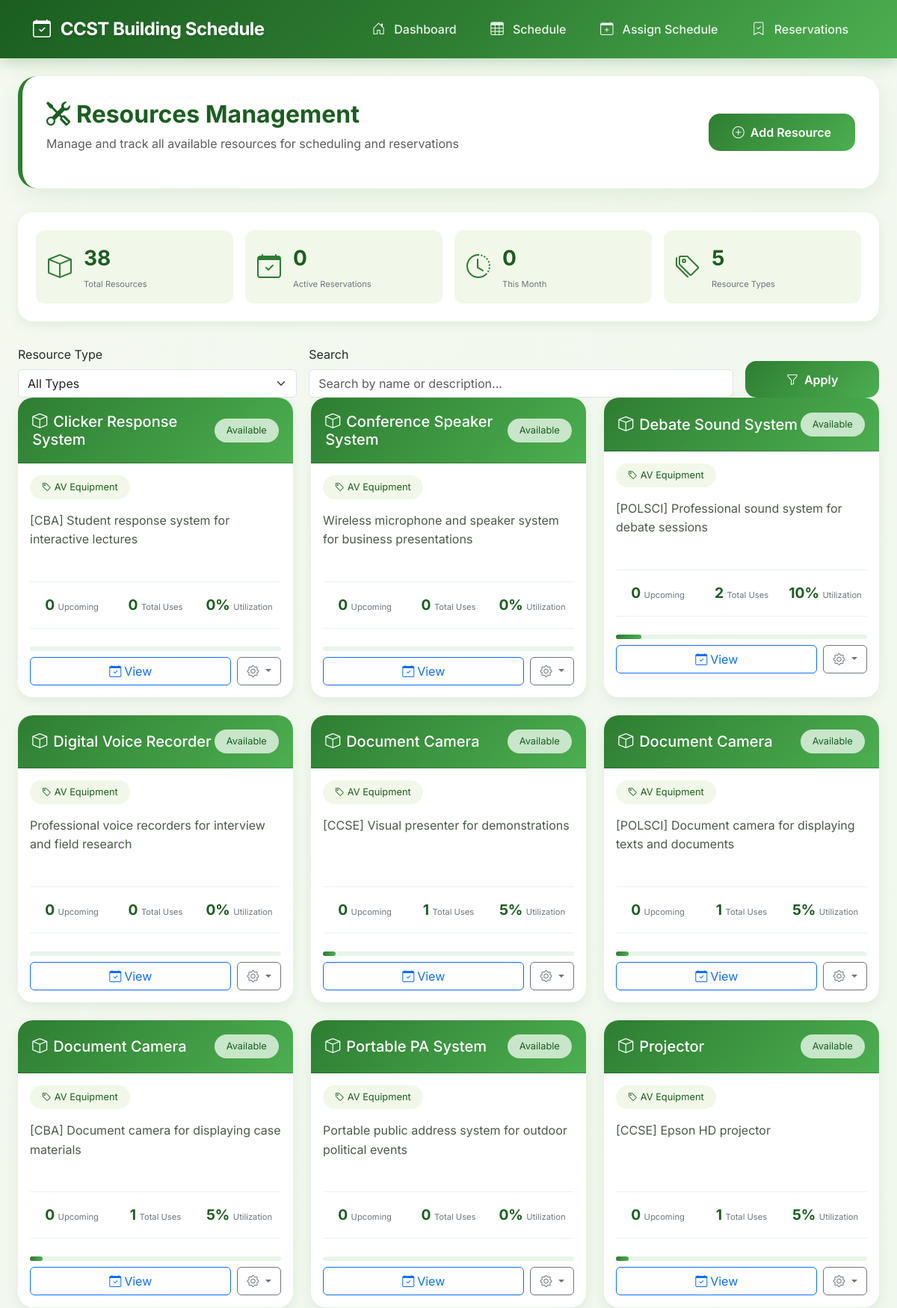
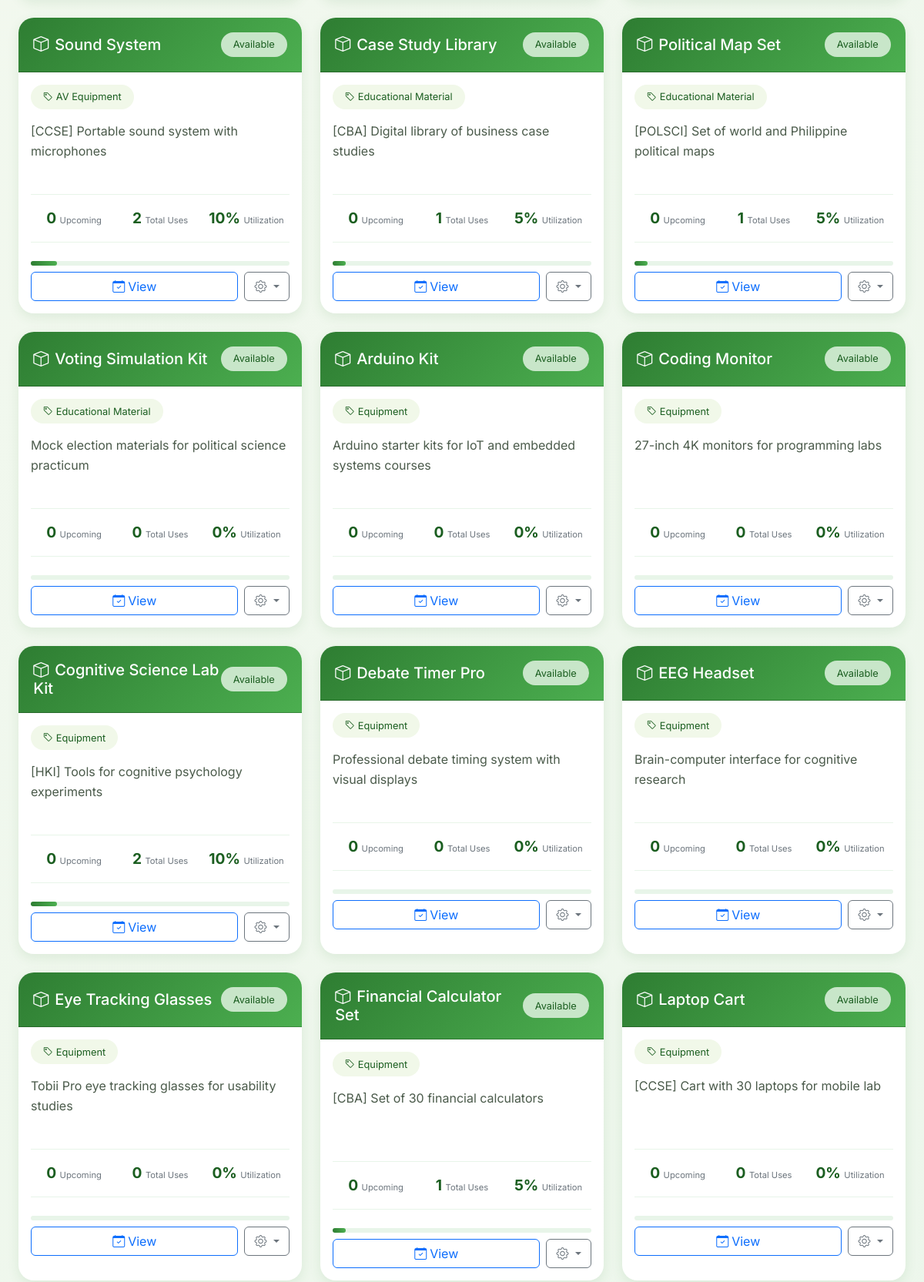
/pages/resources.php (upper part), run on the app's committed database (2 pictures, top to bottom).
### tables this page shows
CREATE TABLE `resources` (
  `resource_id` int(11) NOT NULL,
  `name` varchar(100) NOT NULL,
  `type` varchar(50) DEFAULT NULL,
  `description` text DEFAULT NULL
);

### pages/resources.php (the view, shortened to what this page needs)
<?php
require_once '../api/config.php';
$filter_search = isset($_GET['search']) ? $_GET['search'] : '';
include '../includes/header.php';
include '../includes/navbar.php';
?>
<div class="container-fluid px-4">
    <div class="page-header mt-4">
        <div class="d-flex justify-content-between align-items-center flex-wrap gap-3">
            <div>
                <h2><i class="bi bi-tools me-2"></i>Resources Management</h2>
                <p class="text-muted">Manage and track all available resources for scheduling and reservations</p>
            </div>
            <div>
                <button type="button" class="btn btn-primary-custom" data-bs-toggle="modal" data-bs-target="#addResourceModal">
                    <i class="bi bi-plus-circle me-2"></i>Add Resource
                </button>
            </div>
        </div>
    </div>
    <?php
    $total_resources = $conn->query("SELECT COUNT(*) as count FROM resources")->fetch_assoc()['count'];
    $active_reservations = $conn->query("SELECT COUNT(*) as count FROM reservations WHERE status = 'Confirmed' AND start_time > NOW()")->fetch_assoc()['count'];
    $reservations_this_month = $conn->query("SELECT COUNT(*) as count FROM reservations WHERE MONTH(start_time) = MONTH(CURDATE()) AND YEAR(start_time) = YEAR(CURDATE())")->fetch_assoc()['count'];
    ?>
    <div class="stats-overview">
        <div class="row g-3">
            <div class="col-md-3 col-sm-6">
                <div class="stat-card-mini">
                    <i class="bi bi-box"></i>
                    <div>
                        <span class="stat-value d-block fs-3"><?php echo $total_resources; ?></span>
                        <span class="stat-label">Total Resources</span>
                    </div>
                </div>
            </div>
            <div class="col-md-3 col-sm-6">
                <div class="stat-card-mini">
                    <i class="bi bi-calendar-check"></i>
                    <div>
                        <span class="stat-value d-block fs-3"><?php echo $active_reservations; ?></span>
                        <span class="stat-label">Active Reservations</span>
                    </div>
                </div>
            </div>
            <div class="col-md-3 col-sm-6">
                <div class="stat-card-mini">
                    <i class="bi bi-clock-history"></i>
                    <div>
                        <span class="stat-value d-block fs-3"><?php echo $reservations_this_month; ?></span>
                        <span class="stat-label">This Month</span>
                    </div>
                </div>
            </div>
            <div class="col-md-3 col-sm-6">
                <div class="stat-card-mini">
                    <i class="bi bi-tags"></i>
                    <div>
                        <span class="stat-value d-block fs-3"><?php echo $conn->query("SELECT COUNT(DISTINCT type) as count FROM resources")->fetch_assoc()['count']; ?></span>
                        <span class="stat-label">Resource Types</span>
                    </div>
                </div>
            </div>
        </div>
    </div>
    <div class="filter-section">
        <form method="GET" class="row g-3 align-items-end">
            <div class="col-md-4">
                <label class="form-label">Resource Type</label>
                <select name="type" class="form-select">
                    <option value="">All Types</option>
                </select>
            </div>
            <div class="col-md-6">
                <label class="form-label">Search</label>
                <input type="text" name="search" class="form-control" placeholder="Search by name or description..." value="<?php echo htmlspecialchars($filter_search); ?>">
            </div>
            <div class="col-md-2">
                <button type="submit" class="btn btn-primary-custom w-100">
                    <i class="bi bi-funnel me-2"></i>Apply
                </button>
            </div>
        </form>
    </div>
    <div class="row g-4">
        <?php
        $query = "SELECT r.*,
                  (SELECT COUNT(*) FROM reservations WHERE resource_id = r.resource_id AND status = 'Confirmed' AND start_time > NOW()) as upcoming,
                  (SELECT COUNT(*) FROM reservations WHERE resource_id = r.resource_id AND status = 'Confirmed') as total_reservations
                  FROM resources r
                  WHERE 1=1";
        $query .= " ORDER BY r.type, r.name";
        $result = $conn->query($query);
        if ($result && $result->num_rows > 0) {
            while($resource = $result->fetch_assoc()) {
                $upcoming = $resource['upcoming'] ?? 0;
                $total_reservations = $resource['total_reservations'] ?? 0;
                $availability = 'Available';
                $availability_class = 'availability-available';
                $utilization = $total_reservations > 0 ? min(100, round(($total_reservations / 20) * 100)) : 0;
                ?>
                <div class="col-xl-4 col-lg-6 col-md-6">
                    <div class="resource-card card">
                        <div class="card-header d-flex justify-content-between align-items-center">
                            <h5 class="mb-0"><i class="bi bi-box me-2"></i><?php echo htmlspecialchars($resource['name']); ?></h5>
                            <span class="availability-badge <?php echo $availability_class; ?>"><?php echo $availability; ?></span>
                        </div>
                        <div class="card-body">
                            <span class="resource-type"><i class="bi bi-tag me-1"></i><?php echo htmlspecialchars($resource['type']); ?></span>
                            <p class="resource-description"><?php echo htmlspecialchars($resource['description']) ?: '<span class="text-muted">No description provided.</span>'; ?></p>
                            <div class="resource-stats">
                                <div class="stat-item">
                                    <span class="stat-value"><?php echo $upcoming; ?></span>
                                    <span class="stat-label">Upcoming</span>
                                </div>
                                <div class="stat-item">
                                    <span class="stat-value"><?php echo $total_reservations; ?></span>
                                    <span class="stat-label">Total Uses</span>
                                </div>
                                <div class="stat-item">
                                    <span class="stat-value"><?php echo $utilization; ?>%</span>
                                    <span class="stat-label">Utilization</span>
                                </div>
                            </div>
                            <div class="utilization-bar">
                                <div class="utilization-fill" style="width: <?php echo $utilization; ?>%;"></div>
                            </div>
                            <div class="btn-action-group">
                                <a href="reservations.php?resource=<?php echo $resource['resource_id']; ?>" class="btn btn-outline-primary flex-grow-1">
                                    <i class="bi bi-calendar-check me-1"></i>View
                                </a>
                                <div class="dropdown">
                                    <button class="btn btn-outline-secondary dropdown-toggle" type="button" data-bs-toggle="dropdown">
                                        <i class="bi bi-gear"></i>
                                    </button>
                                </div>
                            </div>
                        </div>
                    </div>
                </div>
                <?php
            }
        }
        ?>
    </div>
</div>
<?php include '../includes/footer.php'; ?>

### assets/css/style.css (style rules this page uses)
:root { --primary-color: #2e7d32; --primary-light: #4caf50; --primary-dark: #1b5e20; --secondary-color: #66bb6a; --danger-color: #f44336; --warning-color: #ff9800; --info-color: #2196f3; --light-bg: #f1f8e9; --dark-text: #1f2e1f; }
body { font-family: 'Inter', sans-serif; background: linear-gradient(135deg, #f5f9f0 0%, #e8f5e9 100%); min-height: 100vh; color: var(--dark-text); }
.page-header { background: white; padding: 2rem; border-radius: 25px; box-shadow: 0 10px 30px rgba(46, 125, 50, 0.1); margin-bottom: 2rem; border-left: 6px solid var(--primary-color); }
.page-header h2 { font-weight: 700; color: var(--primary-dark); margin-bottom: 0.5rem; }
.btn-primary-custom { background: linear-gradient(135deg, var(--primary-color) 0%, var(--primary-light) 100%); border: none; padding: 0.8rem 2rem; border-radius: 15px; font-weight: 600; transition: all 0.3s ease; color: white; }

### pages/resources.php (style rules this page uses)
.stats-overview { background: white; border-radius: 20px; padding: 1.5rem; margin-bottom: 2rem; box-shadow: 0 5px 15px rgba(46, 125, 50, 0.1); }
.stat-card-mini { display: flex; align-items: center; gap: 1rem; padding: 1rem; border-radius: 12px; background: #f1f8e9; }
.stat-card-mini i { font-size: 2rem; color: var(--primary-color); }
.resource-card { border: none; border-radius: 20px; overflow: hidden; box-shadow: 0 5px 15px rgba(46, 125, 50, 0.1); height: 100%; background: white; }
.resource-card .card-header { background: linear-gradient(135deg, var(--primary-color) 0%, var(--primary-light) 100%); color: white; padding: 1.2rem; }
.resource-type { display: inline-block; padding: 0.4rem 1rem; background-color: #f1f8e9; color: var(--primary-dark); border-radius: 20px; font-size: 0.8rem; margin-bottom: 1rem; }
.resource-description { color: #4a5a4a; line-height: 1.6; margin-bottom: 1.5rem; min-height: 70px; }
.resource-stats { display: flex; justify-content: space-between; padding: 1rem 0; border-top: 1px solid #e8f5e9; border-bottom: 1px solid #e8f5e9; margin-bottom: 1.5rem; }
.stat-item { text-align: center; flex: 1; }
.stat-value { font-weight: 700; color: var(--primary-dark); font-size: 1.2rem; }
.stat-label { font-size: 0.7rem; color: #6c757d; }
.availability-badge { display: inline-block; padding: 0.4rem 1rem; border-radius: 20px; font-size: 0.8rem; }
.availability-available { background-color: #c8e6c9; color: #1b5e20; }
.utilization-bar { height: 6px; background-color: #e8f5e9; border-radius: 10px; margin: 0.5rem 0; }
.utilization-fill { height: 100%; background: linear-gradient(90deg, var(--primary-color), var(--primary-light)); border-radius: 10px; }
.btn-action-group { display: flex; gap: 0.5rem; }

### data on the page
resources: name "Clicker Response System", availability "Available", type "AV Equipment", description "[CBA] Student response system for interactive lectures", upcoming "0", total_reservations "0", utilization "0"
resources: name "Conference Speaker System", availability "Available", type "AV Equipment", description "Wireless microphone and speaker system for business presentations", upcoming "0", total_reservations "0", utilization "0"
resources: name "Debate Sound System", availability "Available", type "AV Equipment", description "[POLSCI] Professional sound system for debate sessions", upcoming "0", total_reservations "2", utilization "10"
resources: name "Digital Voice Recorder", availability "Available", type "AV Equipment", description "Professional voice recorders for interview and field research", upcoming "0", total_reservations "0", utilization "0"
resources: name "Document Camera", availability "Available", type "AV Equipment", description "[CCSE] Visual presenter for demonstrations", upcoming "0", total_reservations "1", utilization "5"
resources: name "Document Camera", availability "Available", type "AV Equipment", description "[POLSCI] Document camera for displaying texts and documents", upcoming "0", total_reservations "1", utilization "5"
resources: name "Document Camera", availability "Available", type "AV Equipment", description "[CBA] Document camera for displaying case materials", upcoming "0", total_reservations "1", utilization "5"
resources: name "Portable PA System", availability "Available", type "AV Equipment", description "Portable public address system for outdoor political events", upcoming "0", total_reservations "0", utilization "0"
resources: name "Projector", availability "Available", type "AV Equipment", description "[CCSE] Epson HD projector", upcoming "0", total_reservations "1", utilization "5"
resources: name "Sound System", availability "Available", type "AV Equipment", description "[CCSE] Portable sound system with microphones", upcoming "0", total_reservations "2", utilization "10"
resources: name "Case Study Library", availability "Available", type "Educational Material", description "[CBA] Digital library of business case studies", upcoming "0", total_reservations "1", utilization "5"
resources: name "Political Map Set", availability "Available", type "Educational Material", description "[POLSCI] Set of world and Philippine political maps", upcoming "0", total_reservations "1", utilization "5"
resources: name "Voting Simulation Kit", availability "Available", type "Educational Material", description "Mock election materials for political science practicum", upcoming "0", total_reservations "0", utilization "0"
resources: name "Arduino Kit", availability "Available", type "Equipment", description "Arduino starter kits for IoT and embedded systems courses", upcoming "0", total_reservations "0", utilization "0"
resources: name "Coding Monitor", availability "Available", type "Equipment", description "27-inch 4K monitors for programming labs", upcoming "0", total_reservations "0", utilization "0"
resources: name "Cognitive Science Lab Kit", availability "Available", type "Equipment", description "[HKI] Tools for cognitive psychology experiments", upcoming "0", total_reservations "2", utilization "10"
resources: name "Debate Timer Pro", availability "Available", type "Equipment", description "Professional debate timing system with visual displays", upcoming "0", total_reservations "0", utilization "0"
resources: name "EEG Headset", availability "Available", type "Equipment", description "Brain-computer interface for cognitive research", upcoming "0", total_reservations "0", utilization "0"
resources: name "Eye Tracking Glasses", availability "Available", type "Equipment", description "Tobii Pro eye tracking glasses for usability studies", upcoming "0", total_reservations "0", utilization "0"
resources: name "Financial Calculator Set", availability "Available", type "Equipment", description "[CBA] Set of 30 financial calculators", upcoming "0", total_reservations "1", utilization "5"
resources: name "Laptop Cart", availability "Available", type "Equipment", description "[CCSE] Cart with 30 laptops for mobile lab", upcoming "0", total_reservations "0", utilization "0"

### other printed values
$total_resources "38"
$active_reservations "0"
$reservations_this_month "0"
